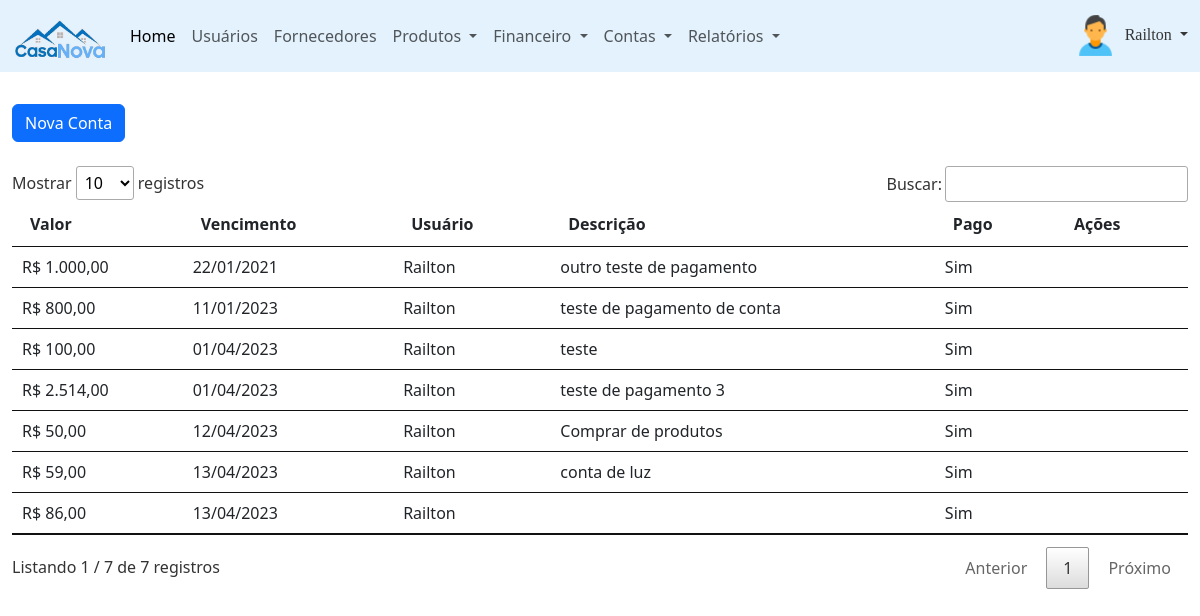
Screenshot of /painel-adm/index.php?pagina=contas_pagar (signed in) with the database file from the repository.
### tables this page shows
CREATE TABLE `usuarios` (
  `id` int(11) NOT NULL,
  `nome` varchar(50) NOT NULL,
  `cpf` varchar(18) NOT NULL,
  `email` varchar(50) NOT NULL,
  `senha` varchar(20) NOT NULL,
  `nivel` varchar(13) NOT NULL
);

CREATE TABLE `contas_pagar` (
  `id` int(11) NOT NULL,
  `descricao` varchar(100) DEFAULT NULL,
  `valor` decimal(8,2) NOT NULL,
  `usuario` int(11) NOT NULL,
  `pago` varchar(4) NOT NULL,
  `data` date NOT NULL,
  `vencimento` date NOT NULL,
  `id_compra` int(11) NOT NULL
);

### painel-adm/contas_pagar.php (the view, shortened to what this page needs)
<?php
$pag = 'contas_pagar';
require_once("../conexao.php");
?>
<a class="btn btn-primary mt-2" href='index.php?pagina=<?php echo $pag ?>&funcao=novo' role="button">Nova Conta</a>
<div class="mt-4">
    <?php
    $query = $pdo->query("SELECT * from contas_pagar order by pago asc, vencimento asc");
    $res = $query->fetchAll(PDO::FETCH_ASSOC);
    $total_reg = @count($res);
    if($total_reg > 0){ ?>
    <table id="example" class="table table-hover my-2">
            <thead>
                <tr>
                    <th>Valor</th>
                    <th>Vencimento</th>
                    <th>Usuário</th>
                    <th>Descrição</th>
                    <th>Pago</th>
                    <th>Ações</th>
                </tr>
            </thead>
            <tbody>
                <?php
                for($i=0; $i <$total_reg; $i++){
                    $id_usu = $res[$i]['usuario'];
                    $query_p = $pdo->query("SELECT * from usuarios where id = '$id_usu'");
                    $res_p = $query_p->fetchAll(PDO::FETCH_ASSOC);
                    $nome_usu = $res_p[0]["nome"];
                ?>
                <tr>
                    <td>R$ <?php echo number_format($res[$i]["valor"], 2, ',', '.'); ?></td>
                    <td><?php echo implode('/', array_reverse(explode('-', $res[$i]["vencimento"]))); ?></td>
                    <td><?php echo $nome_usu ?></td>
                    <td><?php echo $res[$i]["descricao"] ?></td>
                    <td><?php echo $res[$i]["pago"] ?></td>
                    <td>
                    </td>
                </tr>
                <?php } ?>
            </tbody>
    </table>
    <?php }else{
        echo "<p>Não existem dados para serem exibidos!";
    } ?>
</div>

### painel-adm/index.php (shortened to what this page needs)
<?php
require_once("../conexao.php");
$menu1 = "home";
$menu2 = "usuarios";
$menu3 = "fornecedores";
$menu4 = "categorias";
$menu5 = "produtos";
$menu6 = "compras";
$menu7 = "contas_pagar";
$query = $pdo->query("SELECT * from usuarios WHERE id = '$_SESSION[id_usuario]'");
$res = $query->fetchAll(PDO::FETCH_ASSOC);
$nome_usu = $res[0]['nome'];
?>
<!DOCTYPE html>
<html lang="pt-br">
    <head>
        <link href="https://cdn.jsdelivr.net/npm/bootstrap@5.3.0-alpha1/dist/css/bootstrap.min.css" rel="stylesheet">
        <link rel="stylesheet" type="text/css" href="../recurso/DataTables/datatables.min.css"/>
        <link rel="stylesheet" href="https://cdn.jsdelivr.net/npm/bootstrap-icons@1.10.3/font/bootstrap-icons.css">
    </head>
    <body>
        <header>
            <nav class="navbar navbar-expand-lg" style="background-color: #e3f2fd;">
                <div class="container-fluid">
                    <a class="navbar-brand" href="index.php"><img src="../imagem/logo.png" class="img-fluid" width="94px" height="60px" alt="Logo"/></a>
                    <div class="collapse navbar-collapse" id="navbarSupportedContent">
                        <ul class="navbar-nav me-auto mb-2 mb-lg-0">
                            <li class="nav-item">
                                <a class="nav-link active" aria-current="page" href="index.php?pagina=<?php echo $menu1 ?>">Home</a>
                            </li>
                            <li class="nav-item">
                                <a class="nav-link" href="index.php?pagina=<?php echo $menu2 ?>">Usuários</a>
                            </li>
                            <li class="nav-item">
                                <a class="nav-link" href="index.php?pagina=<?php echo $menu3 ?>">Fornecedores</a>
                            </li>
                            <li class="nav-item dropdown">
                                <a class="nav-link dropdown-toggle" href="#" role="button" data-bs-toggle="dropdown" aria-expanded="false">
                                    Produtos
                                </a>
                            </li>
                            <li class="nav-item dropdown">
                                <a class="nav-link dropdown-toggle" href="#" role="button" data-bs-toggle="dropdown" aria-expanded="false">
                                    Financeiro
                                </a>
                            </li>
                            <li class="nav-item dropdown">
                                <a class="nav-link dropdown-toggle" href="#" role="button" data-bs-toggle="dropdown" aria-expanded="false">
                                    Contas
                                </a>
                            </li>
                            <li class="nav-item dropdown">
                                <a class="nav-link dropdown-toggle" href="#" role="button" data-bs-toggle="dropdown" aria-expanded="false">
                                    Relatórios
                                </a>
                            </li>
                        </ul>
                        <form class="d-flex">
                            <div class="btn-group">
                                <a class="dropdown-toggle" href="#" role="button" data-bs-toggle="dropdown" aria-expanded="false" style="text-decoration: none; color: #363636;">
                                    <img src="../imagem/icone-usuario.png" width="49px" height="49px" alt="usuário padrão"/>
                                    <font face="Verdana"><?php echo $nome_usu; ?></font>
                                </a>
                            </div>
                        </form>
                    </div>
                </div>
            </nav>
        </header>
        <main>
            <div class="container-fluid mt-4">
                <?php
                if(@$_GET['pagina'] == $menu1){
                    require_once($menu1. ".php");
                }
                else if(@$_GET['pagina'] == $menu2){
                    require_once($menu2. ".php");
                }
                else if(@$_GET['pagina'] == $menu3){
                    require_once($menu3. ".php");
                }
                else if(@$_GET['pagina'] == $menu4){
                    require_once($menu4. ".php");
                }
                else if(@$_GET['pagina'] == $menu5){
                    require_once($menu5. ".php");
                }
                else if(@$_GET['pagina'] == $menu6){
                    require_once($menu6. ".php");
                }
                else if(@$_GET['pagina'] == $menu7){
                    require_once($menu7. ".php");
                }
                ?>
            </div>
        </main>
    </body>
</html>

### rows the page displays
usuarios: nome "Railton"
contas_pagar: valor "1.000,00", vencimento "22/01/2021", usuarios.nome "Railton", descricao "outro teste de pagamento", pago "Sim"
contas_pagar: valor "800,00", vencimento "11/01/2023", usuarios.nome "Railton", descricao "teste de pagamento de conta", pago "Sim"
contas_pagar: valor "100,00", vencimento "01/04/2023", usuarios.nome "Railton", descricao "teste", pago "Sim"
contas_pagar: valor "2.514,00", vencimento "01/04/2023", usuarios.nome "Railton", descricao "teste de pagamento 3", pago "Sim"
contas_pagar: valor "50,00", vencimento "12/04/2023", usuarios.nome "Railton", descricao "Comprar de produtos", pago "Sim"
contas_pagar: valor "59,00", vencimento "13/04/2023", usuarios.nome "Railton", descricao "conta de luz", pago "Sim"
contas_pagar: valor "86,00", vencimento "13/04/2023", usuarios.nome "Railton", pago "Sim"
